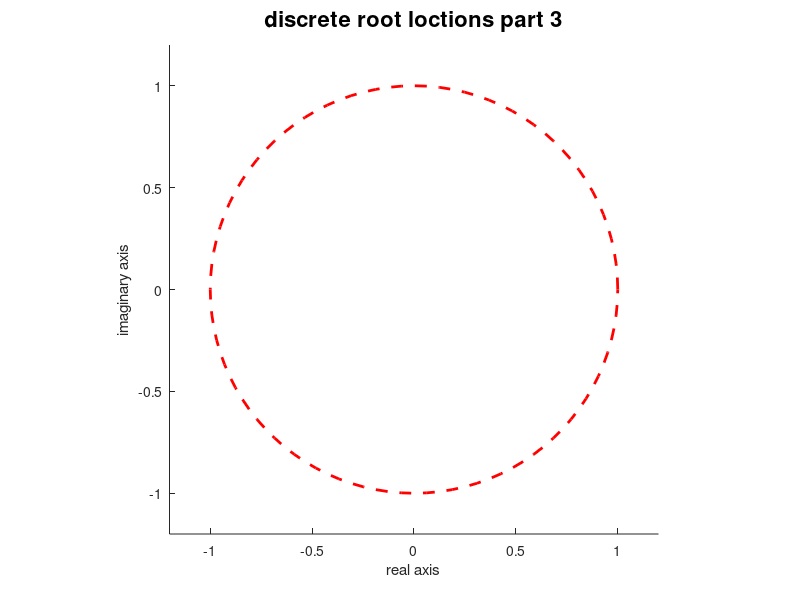

Here is the MATLAB script that generated this plot: (Note: this script raises an error after producing the figure.)
%% drawing boundries for discreet root locations
clear all
theta = (0:pi/50:2*pi);
theta2 = (0:pi/50:pi);
real_unit = cos(theta);
imag_unit = sin(theta);

figure; hold on
p1 = plot(real_unit,imag_unit,'r--','linewi',2)
axis([-1.2 1.2 -1.2 1.2]),axis equal
title('discrete root loctions part 3','FontSize',16)
xlabel('real axis')
ylabel('imaginary axis')
ax = gca;
ax.FontSize = 16;

%% perfomance constraints
ts01 = 3;
ts02 = 1;
f_s = 5; 
omega_s  = 2*pi*f_s;
T = 1/f_s;
Mpo = 0.5266;
Mp0_2 = 0.0948;
tr0 = 0.8;

%% settling time constraints
 mag_ts2 = exp(-(4/ts01)*T);
real_ts2 = mag_ts2*cos(theta);
imag_ts2 = mag_ts2*sin(theta);
mag_ts1 = exp(-(4/ts02)*T);
real_ts1 = mag_ts1*cos(theta);
imag_ts1 = mag_ts1*sin(theta);

p2 = fill(real_ts2,imag_ts2,'g','LineStyle','none');
alpha(0.25);
p3 = fill(real_ts1,imag_ts1,'w','LineStyle','none');
alpha(p3,1);

%% overshoot

zeta_Mp = sqrt(log(Mpo)^2/(pi^2+log(Mpo)^2));
mag_Mp = exp(-zeta_Mp/sqrt(1-zeta_Mp^2)*theta2);

real_Mp = mag_Mp.*cos(theta2);
imag_Mp = mag_Mp.*sin(theta2);
real_Mp_2 = [real_Mp; flipud(real_Mp)];
imag_Mp_2 = [imag_Mp; flipud(-imag_Mp)];
% p4 = fill(real_Mp_2,imag_Mp_2,'b','LineStyle','none');
% p5 = fill(real_Mp,-imag_Mp,'b','LineStyle','none');
% alpha(p4,0.25);
% alpha(p5,0.25);

zeta_Mp_2 = sqrt(log(Mp0_2)^2/(pi^2+log(Mp0_2)^2));
mag_Mp_2 = exp(-zeta_Mp_2/sqrt(1-zeta_Mp_2^2)*theta2);
real_Mp_3 = mag_Mp_2.*cos(theta2);
imag_Mp_3 = mag_Mp_2.*sin(theta2);
real_Mp_4 = [real_Mp_3; flipud(real_Mp_3)];
imag_Mp_4 = [imag_Mp; flipud(-imag_Mp_3)];
p8 = fill(real_Mp_3,imag_Mp_3,'w','LineStyle','none');
p9 = fill(real_Mp_3,-imag_Mp_3,'w','LineStyle','none');
alpha(p8,1);
alpha(p9,1);

%% rise time
zeta_tr = linspace(0,0.999999999999,501)';
beta = atan(sqrt(1-zeta_tr.^2)./zeta_tr);

omegan_tr = (pi-beta)./(tr0*sqrt(1-zeta_tr.^2));
omegad_tr = omegan_tr.*sqrt(1-zeta_tr.^2);

mag_tr = exp(-zeta_tr.*omegan_tr*T);
ang_tr = omegad_tr*T;
real_tr = mag_tr.*cos(ang_tr);
imag_tr = mag_tr.*sin(ang_tr);
real_tr_2 = [flipud(real_tr);1*cos((ang_tr(1):0.1:pi)')];
imag_tr_2 = [flipud(imag_tr);1*sin((ang_tr(1):0.1:pi)')];

real_tr_3 = [real_tr_2; flipud(real_tr_2)];
imag_tr_3 = [imag_tr_2 ; flipud(-imag_tr_2)];
% p6 = plot(real_tr,imag_tr,'-k','linewi',2)
% p7 = plot(real_tr,-imag_tr,'-k','linewi',2)
% p6 = fill(real_tr_3,imag_tr_3,'r','LineStyle','none');
% alpha(p6,0.5)
p7 = fill(real_tr_2,-imag_tr_2,'r','LineStyle','none');
alpha(p7,0.5)
zgrid
legend([p1,p2,p6,p4],{'stability condition','settling time conditions','rise time conditions','overshoot conditions'});

 